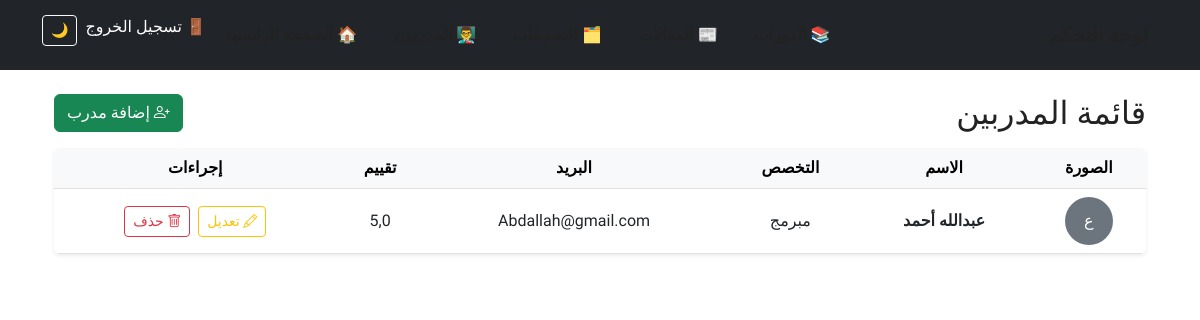
/ar/dashboard/instructors/ (signed in), run on an earlier commit of the app's database.
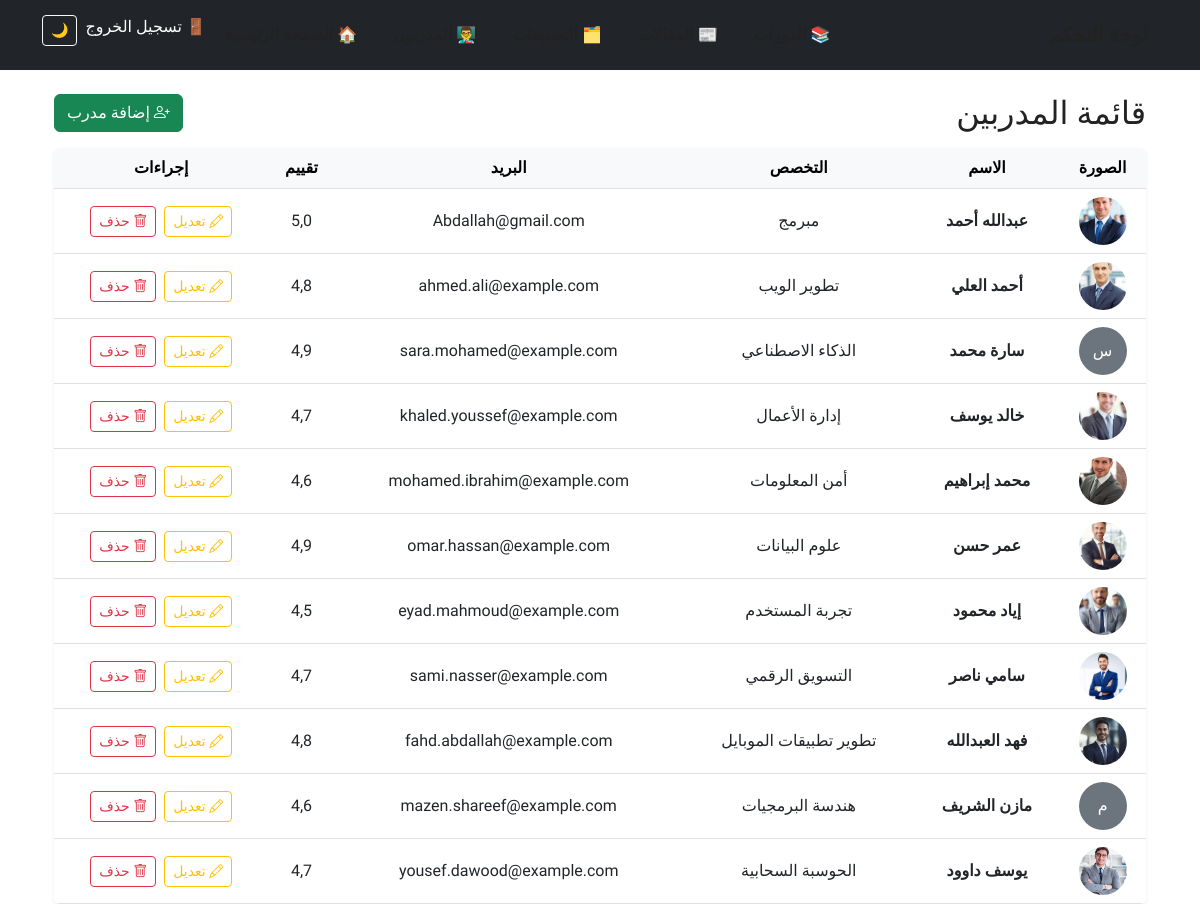
And on a later commit of the database.
### courses/models.py (models this page shows, shortened)
class Instructor(models.Model):
    full_name = models.CharField(max_length=100, verbose_name=_("الاسم الكامل"))
    bio = models.TextField(blank=True, verbose_name=_("نبذة"))
    specialty = models.CharField(max_length=100, blank=True, verbose_name=_("التخصص"))
    photo = models.ImageField(upload_to='instructors/', blank=True, null=True, verbose_name=_("صورة المدرب"))
    email = models.EmailField(unique=True, verbose_name=_("البريد الإلكتروني"))
    rating = models.FloatField(default=0.0, verbose_name=_("التقييم"))
    facebook = models.URLField(blank=True, verbose_name=_("فيسبوك"))
    twitter = models.URLField(blank=True, verbose_name=_("تويتر"))
    linkedin = models.URLField(blank=True)
    user = models.OneToOneField(User, on_delete=models.CASCADE, related_name='instructor_profile')

### dashboard/views.py (the view)
# urls.py: path('instructors/', views.instructor_list, name='instructor_list'),
@user_passes_test(is_admin)
def instructor_list(request):
    instructors = Instructor.objects.all()
    return render(request, 'dashboard/instructor/instructor_list.html', {'instructors': instructors})

### dashboard/views.py (called while the page is built)
def is_admin(user):
    return user.is_authenticated and user.is_staff

### dashboard/templates/dashboard/instructor/instructor_list.html (shortened to what this page needs)
{% extends "dashboard/base.html" %}
{% load i18n static %}
{% block content %}
<div class="container mt-4">
  <div class="d-flex justify-content-between align-items-center mb-3">
    <h2 class="mb-0">{% trans "قائمة المدربين" %}</h2>
    <a href="{% url 'dashboard:add_instructor' %}" class="btn btn-success">
      <i class="bi bi-person-plus"></i> {% trans "إضافة مدرب" %}
    </a>
  </div>
  <div class="table-responsive shadow-sm rounded">
    <table class="table table-hover align-middle text-center mb-0">
      <thead class="table-light">
        <tr>
          <th>{% trans "الصورة" %}</th>
          <th>{% trans "الاسم" %}</th>
          <th>{% trans "التخصص" %}</th>
          <th>{% trans "البريد" %}</th>
          <th>{% trans "تقييم" %}</th>
          <th>{% trans "إجراءات" %}</th>
        </tr>
      </thead>
      <tbody>
        {% for instructor in instructors %}
        <tr>
          <td>
            {% if instructor.photo %}
              <img src="{{ instructor.photo.url }}" alt="{{ instructor.full_name }}" class="rounded-circle" style="width:48px;height:48px;object-fit:cover;">
            {% else %}
              <div class="rounded-circle bg-secondary text-white d-inline-flex justify-content-center align-items-center" style="width:48px;height:48px;">
                {{ instructor.full_name|slice:":1" }}
              </div>
            {% endif %}
          </td>
          <td class="fw-bold">{{ instructor.full_name }}</td>
          <td>{{ instructor.specialty }}</td>
          <td>{{ instructor.email }}</td>
          <td>{{ instructor.rating }}</td>
          <td>
            <a href="{% url 'dashboard:edit_instructor' instructor.id %}" class="btn btn-sm btn-outline-warning me-1">
              <i class="bi bi-pencil"></i> {% trans "تعديل" %}
            </a>
            <a href="{% url 'dashboard:delete_instructor' instructor.id %}" class="btn btn-sm btn-outline-danger"
               onclick="return confirm('{% trans "هل أنت متأكد من حذف هذا المدرب؟" %}');">
              <i class="bi bi-trash"></i> {% trans "حذف" %}
            </a>
          </td>
        </tr>
        {% empty %}
        <tr>
          <td colspan="6" class="text-muted">{% trans "لا يوجد مدربون حالياً." %}</td>
        </tr>
        {% endfor %}
      </tbody>
    </table>
  </div>
</div>
{% endblock %}

What changed in the data, as far as the page shows it:
changed Instructor "عبدالله أحمد": photo: picture added; full_name "ع" → (not shown)
added Instructor: photo (picture), full_name "أحمد العلي", specialty "تطوير الويب", email "ahmed.ali@example.com", rating "4,8"
added Instructor: full_name "س", full_name "سارة محمد", specialty "الذكاء الاصطناعي", email "sara.mohamed@example.com", rating "4,9"
added Instructor: photo (picture), full_name "خالد يوسف", specialty "إدارة الأعمال", email "khaled.youssef@example.com", rating "4,7"
added Instructor: photo (picture), full_name "محمد إبراهيم", specialty "أمن المعلومات", email "mohamed.ibrahim@example.com", rating "4,6"
added Instructor: photo (picture), full_name "عمر حسن", specialty "علوم البيانات", email "omar.hassan@example.com", rating "4,9"
added Instructor: photo (picture), full_name "إياد محمود", specialty "تجربة المستخدم", email "eyad.mahmoud@example.com", rating "4,5"
added Instructor: photo (picture), full_name "سامي ناصر", specialty "التسويق الرقمي", email "sami.nasser@example.com", rating "4,7"
added Instructor: photo (picture), full_name "فهد العبدالله", specialty "تطوير تطبيقات الموبايل", email "fahd.abdallah@example.com", rating "4,8"
added Instructor: full_name "م", full_name "مازن الشريف", specialty "هندسة البرمجيات", email "mazen.shareef@example.com", rating "4,6"
added Instructor: photo (picture), full_name "يوسف داوود", specialty "الحوسبة السحابية", email "yousef.dawood@example.com", rating "4,7"
